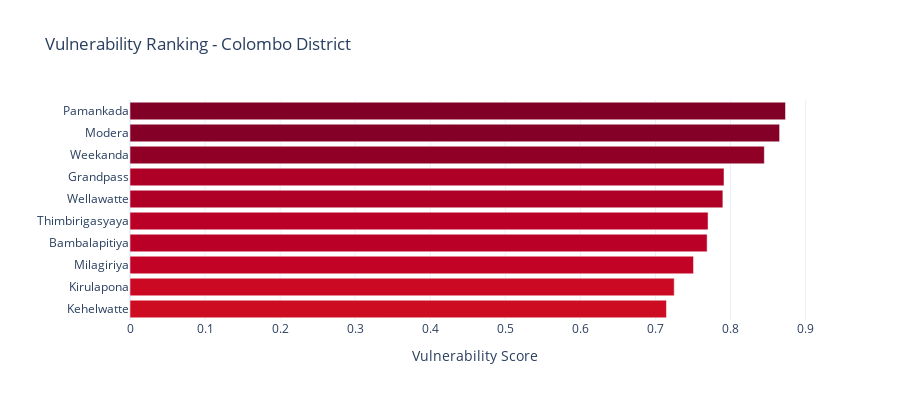

Notebook code cell kept with this figure:
### Markdown cell above
## 9. Results & Vulnerability Rankings

Comprehensive output maps and vulnerability statistics for Colombo District.

### Code cell
# Create ranking chart
ranking_chart = visualization.create_vulnerability_ranking_chart(
    result,
    name_column='ds_name',
    value_column='vulnerability_score',
    top_n=10,
    title='Vulnerability Ranking - Colombo District'
)
ranking_chart.show()

### Figure 1 — Plotly figure (JSON) as saved in the notebook; plotly's stock layout.template omitted (floating-point values rounded to 4 significant figures)
{"data": [{"marker": {"color": ["rgb(128, 0, 38)", "rgb(132, 0, 38)", "rgb(144, 0, 38)", "rgb(174, 0, 38)", "rgb(175, 0, 38)", "rgb(186, 0, 38)", "rgb(186, 0, 38)", "rgb(194, 3, 37)", "rgb(203, 9, 34)", "rgb(206, 12, 33)"]}, "orientation": "h", "type": "bar", "x": [0.8732, 0.8653, 0.845, 0.7913, 0.7898, 0.77, 0.7688, 0.7506, 0.725, 0.7146], "y": ["Pamankada", "Modera", "Weekanda", "Grandpass", "Wellawatte", "Thimbirigasyaya", "Bambalapitiya", "Milagiriya", "Kirulapona", "Kehelwatte"]}], "layout": {"height": 400, "title": {"text": "Vulnerability Ranking - Colombo District"}, "xaxis": {"title": {"text": "Vulnerability Score"}}, "yaxis": {"categoryorder": "total ascending", "title": {"text": ""}}}}
